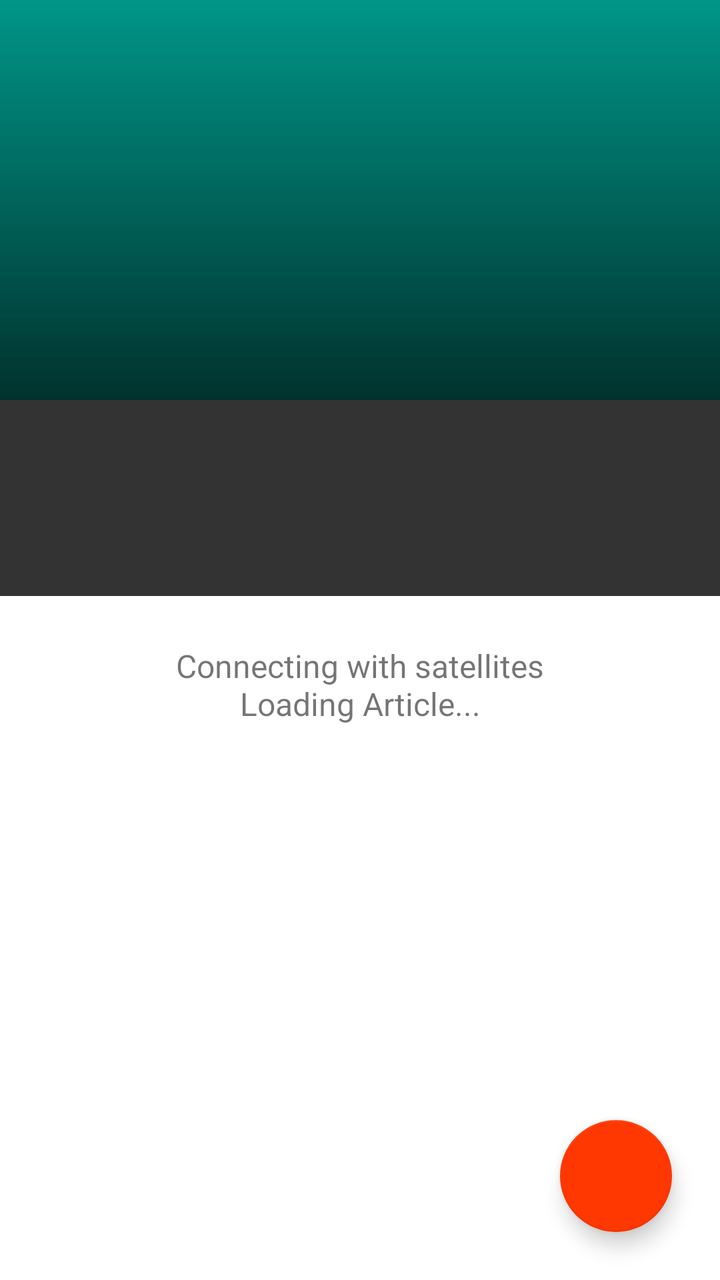
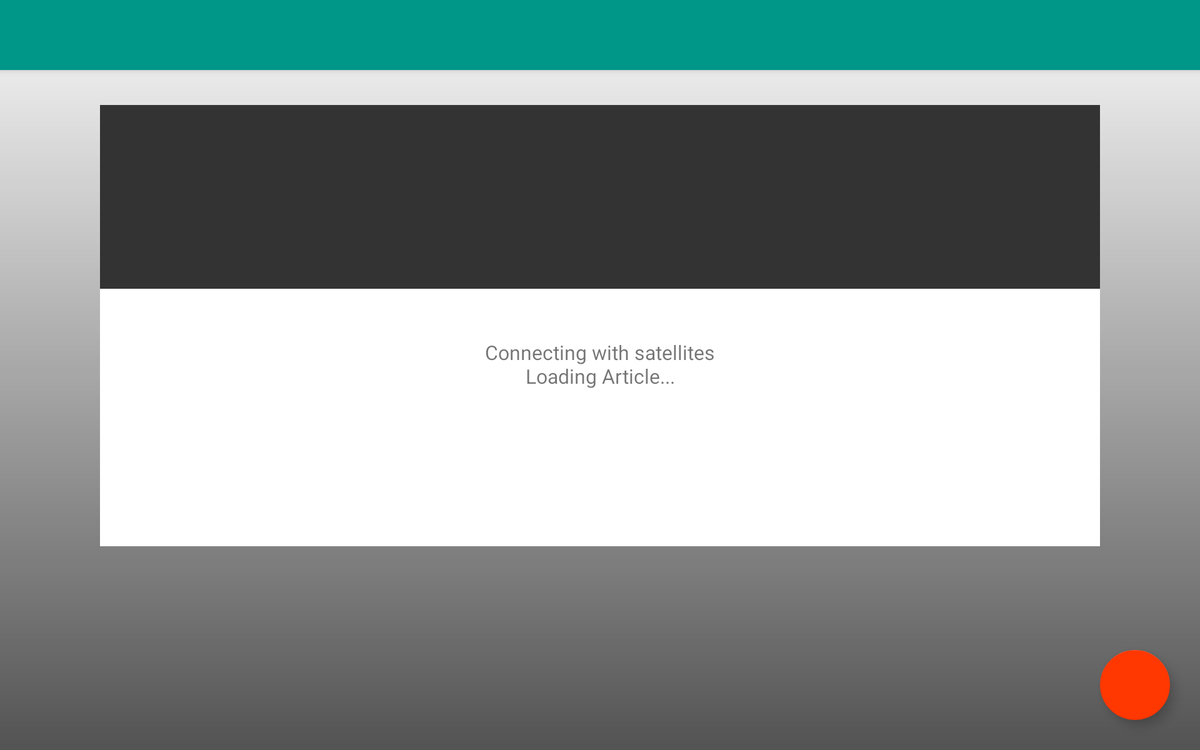

Two renders of one Android screen. The first uses the default layout on a phone; the second uses the alternative layout the repository ships for a different screen configuration, on a matching device. The two XML files are below.
<!-- AndroidManifest.xml: application theme Theme.Bacon -->
<!-- res/layout/activity_detail.xml -->
<?xml version="1.0" encoding="utf-8"?>
<android.support.design.widget.CoordinatorLayout xmlns:android="http://schemas.android.com/apk/res/android"
    xmlns:app="http://schemas.android.com/apk/res-auto"
    xmlns:tools="http://schemas.android.com/tools"
    android:layout_width="match_parent"
    android:layout_height="match_parent"
    tools:context="com.example.xyzreader.ui.ArticleDetailActivity">


    <android.support.design.widget.AppBarLayout
        android:layout_width="match_parent"
        android:layout_height="@dimen/collapsing_toolbar_height"
        android:theme="@style/ThemeOverlay.AppCompat.Dark.ActionBar">

        <android.support.design.widget.CollapsingToolbarLayout
            android:id="@+id/collapsing_toolbar"
            android:layout_width="match_parent"
            android:layout_height="match_parent"
            app:contentScrim="?attr/colorPrimary"
            app:layout_scrollFlags="scroll|exitUntilCollapsed">

            <ImageView
                android:id="@+id/iv_article_image"
                android:layout_width="match_parent"
                android:layout_height="match_parent"
                android:scaleType="centerCrop"
                android:transitionName="@string/shared_element_transistion_key"
                android:src="@drawable/scrim"
                app:layout_collapseMode="parallax" />

            <android.support.v7.widget.Toolbar
                android:id="@+id/toolbar"
                android:layout_width="match_parent"
                android:layout_height="?attr/actionBarSize"
                app:layout_collapseMode="pin" />

        </android.support.design.widget.CollapsingToolbarLayout>

    </android.support.design.widget.AppBarLayout>

    <android.support.v4.widget.NestedScrollView
        android:layout_width="match_parent"
        android:layout_height="match_parent"
        android:background="@android:color/white"
        app:layout_behavior="@string/appbar_scrolling_view_behavior">

        <include layout="@layout/content_detail" />

    </android.support.v4.widget.NestedScrollView>

    <android.support.design.widget.FloatingActionButton
        android:id="@+id/fab"
        android:layout_width="wrap_content"
        android:layout_height="wrap_content"
        android:layout_gravity="bottom|end"
        android:layout_margin="@dimen/fab_margin"
        app:srcCompat="@drawable/ic_share_white_24dp" />

</android.support.design.widget.CoordinatorLayout>
<!-- res/layout/content_detail.xml (included above) -->
<?xml version="1.0" encoding="utf-8"?>
<RelativeLayout xmlns:android="http://schemas.android.com/apk/res/android"
    xmlns:app="http://schemas.android.com/apk/res-auto"
    xmlns:tools="http://schemas.android.com/tools"
    android:layout_width="match_parent"
    android:layout_height="match_parent"
    app:layout_behavior="@string/appbar_scrolling_view_behavior"
    tools:context="com.example.xyzreader.ui.ArticleDetailActivity"
    tools:showIn="@layout/activity_detail">

    <LinearLayout
        android:layout_width="match_parent"
        android:layout_height="wrap_content"
        android:orientation="vertical">

        <LinearLayout
            android:id="@+id/meta_bar"
            android:layout_width="match_parent"
            android:layout_height="wrap_content"
            android:layout_gravity="bottom"
            android:background="@android:color/white"
            android:orientation="vertical">

            <LinearLayout
                android:id="@+id/ll_meta_information"
                android:layout_width="match_parent"
                android:layout_height="wrap_content"
                android:layout_marginBottom="@dimen/detail_metabar_vert_padding"
                android:background="@color/darkGrey"
                android:orientation="vertical"
                android:paddingBottom="@dimen/detail_metabar_vert_padding"
                android:paddingLeft="@dimen/detail_inner_horiz_margin"
                android:paddingRight="@dimen/detail_inner_horiz_margin"
                android:paddingTop="@dimen/detail_metabar_vert_padding">

                <TextView
                    android:id="@+id/article_title"
                    style="?android:attr/textAppearanceLarge"
                    android:layout_width="match_parent"
                    android:layout_height="wrap_content"
                    android:fontFamily="sans-serif-condensed"
                    android:lineSpacingMultiplier="0.9"
                    android:paddingBottom="@dimen/detail_metabar_title_bottom_padding"
                    android:textColor="@android:color/white"
                    android:textSize="@dimen/detail_title_text_size"
                    android:textStyle="bold" />

                <TextView
                    android:id="@+id/article_byline"
                    style="?android:attr/textAppearanceSmall"
                    android:layout_width="wrap_content"
                    android:layout_height="wrap_content"
                    android:textColor="@color/transparentWhite" />
            </LinearLayout>

            <TextView
                android:id="@+id/loading_text"
                android:layout_width="wrap_content"
                android:layout_height="wrap_content"
                android:layout_gravity="center_horizontal"
                android:layout_margin="@dimen/keyline_2"
                android:gravity="center_horizontal"
                android:text="@string/loading_text"
                android:textSize="16sp" />

            <TextView
                android:id="@+id/article_body"
                style="?android:attr/textAppearanceMedium"
                android:layout_width="match_parent"
                android:layout_height="wrap_content"
                android:layout_marginLeft="@dimen/detail_inner_horiz_margin"
                android:layout_marginRight="@dimen/detail_inner_horiz_margin"
                android:lineSpacingMultiplier="@fraction/detail_body_line_spacing_multiplier"
                android:paddingBottom="@dimen/detail_body_bottom_margin"
                android:textColor="@color/textPrimary"
                android:textColorLink="@color/colorAccent"
                android:textSize="16sp" />
        </LinearLayout>
    </LinearLayout>
</RelativeLayout>
<!-- resources referenced by this layout -->
<resources>
  <color name="colorAccent">#ff3700</color>
  <color name="darkGrey">#333333</color>
  <color name="textPrimary">#212121</color>
  <color name="transparentWhite">#88ffffff</color>
  <dimen name="collapsing_toolbar_height">200dp</dimen>
  <dimen name="detail_body_bottom_margin">88dp</dimen>
  <dimen name="detail_inner_horiz_margin">16dp</dimen>
  <dimen name="detail_metabar_title_bottom_padding">4dp</dimen>
  <dimen name="detail_metabar_vert_padding">16dp</dimen>
  <dimen name="detail_title_text_size">32sp</dimen>
  <dimen name="fab_margin">24dp</dimen>
  <dimen name="keyline_2">8dp</dimen>
  <!-- drawable scrim (drawable) -->
  <?xml version="1.0" encoding="utf-8"?>
  <shape xmlns:android="http://schemas.android.com/apk/res/android"
      android:shape="rectangle">
      <gradient
          android:angle="-90"
          android:endColor="#aa000000"
          android:startColor="#00000000"
          android:type="linear" />
  </shape>
  <string name="loading_text">Connecting with satellites\nLoading Article...</string>
  <string name="shared_element_transistion_key" translatable="false">articledetail</string>
  <!-- from res/values-v21/ -->
  <style name="Theme.Bacon" parent="Theme.AppCompat.Light.NoActionBar">
          <item name="colorPrimary">@color/colorPrimary</item>
          <item name="colorPrimaryDark">@color/colorPrimaryDark</item>
          <item name="colorAccent">@color/colorAccent</item>
          <item name="android:windowExitTransition">@transition/explode</item>
      </style>
  <color name="colorPrimary">#009688</color>
  <color name="colorPrimaryDark">#00796B</color>
</resources>
<!-- res/layout-w900dp/activity_detail.xml (the repository's variant of the layout above) -->
<!-- drawn on a 7-inch tablet turned sideways -->
<?xml version="1.0" encoding="utf-8"?>
<android.support.design.widget.CoordinatorLayout xmlns:android="http://schemas.android.com/apk/res/android"
    xmlns:app="http://schemas.android.com/apk/res-auto"
    xmlns:tools="http://schemas.android.com/tools"
    android:layout_width="match_parent"
    android:layout_height="match_parent"
    tools:context="com.example.xyzreader.ui.ArticleDetailActivity">


    <android.support.design.widget.AppBarLayout
        android:layout_width="match_parent"
        android:layout_height="56dp"
        android:theme="@style/ThemeOverlay.AppCompat.Dark.ActionBar">

        <android.support.design.widget.CollapsingToolbarLayout
            android:id="@+id/collapsing_toolbar"
            android:layout_width="match_parent"
            android:layout_height="match_parent"
            app:contentScrim="?attr/colorPrimary"
            app:layout_scrollFlags="scroll|exitUntilCollapsed">

            <android.support.v7.widget.Toolbar
                android:id="@+id/toolbar"
                android:layout_width="match_parent"
                android:layout_height="?attr/actionBarSize"
                app:layout_collapseMode="pin" />

        </android.support.design.widget.CollapsingToolbarLayout>

    </android.support.design.widget.AppBarLayout>

    <ImageView
        android:id="@+id/iv_article_image"
        android:layout_width="match_parent"
        android:layout_height="match_parent"
        android:scaleType="centerCrop"
        android:transitionName="@string/shared_element_transistion_key"
        android:src="@drawable/scrim"
        app:layout_collapseMode="parallax" />

    <android.support.v4.widget.NestedScrollView
        android:layout_width="800dp"
        android:layout_gravity="center_horizontal"
        android:layout_height="match_parent"
        android:elevation="@dimen/detail_elevation"
        app:layout_behavior="@string/appbar_scrolling_view_behavior">

        <include layout="@layout/content_detail" />

    </android.support.v4.widget.NestedScrollView>

    <android.support.design.widget.FloatingActionButton
        android:id="@+id/fab"
        android:layout_width="wrap_content"
        android:layout_height="wrap_content"
        android:layout_gravity="bottom|end"
        android:layout_margin="@dimen/fab_margin"
        app:srcCompat="@drawable/ic_share_white_24dp" />

</android.support.design.widget.CoordinatorLayout>
<!-- res/layout/activity_detail.xml (included above) -->
<?xml version="1.0" encoding="utf-8"?>
<android.support.design.widget.CoordinatorLayout xmlns:android="http://schemas.android.com/apk/res/android"
    xmlns:app="http://schemas.android.com/apk/res-auto"
    xmlns:tools="http://schemas.android.com/tools"
    android:layout_width="match_parent"
    android:layout_height="match_parent"
    tools:context="com.example.xyzreader.ui.ArticleDetailActivity">


    <android.support.design.widget.AppBarLayout
        android:layout_width="match_parent"
        android:layout_height="@dimen/collapsing_toolbar_height"
        android:theme="@style/ThemeOverlay.AppCompat.Dark.ActionBar">

        <android.support.design.widget.CollapsingToolbarLayout
            android:id="@+id/collapsing_toolbar"
            android:layout_width="match_parent"
            android:layout_height="match_parent"
            app:contentScrim="?attr/colorPrimary"
            app:layout_scrollFlags="scroll|exitUntilCollapsed">

            <ImageView
                android:id="@+id/iv_article_image"
                android:layout_width="match_parent"
                android:layout_height="match_parent"
                android:scaleType="centerCrop"
                android:transitionName="@string/shared_element_transistion_key"
                android:src="@drawable/scrim"
                app:layout_collapseMode="parallax" />

            <android.support.v7.widget.Toolbar
                android:id="@+id/toolbar"
                android:layout_width="match_parent"
                android:layout_height="?attr/actionBarSize"
                app:layout_collapseMode="pin" />

        </android.support.design.widget.CollapsingToolbarLayout>

    </android.support.design.widget.AppBarLayout>

    <android.support.v4.widget.NestedScrollView
        android:layout_width="match_parent"
        android:layout_height="match_parent"
        android:background="@android:color/white"
        app:layout_behavior="@string/appbar_scrolling_view_behavior">

        <include layout="@layout/content_detail" />

    </android.support.v4.widget.NestedScrollView>

    <android.support.design.widget.FloatingActionButton
        android:id="@+id/fab"
        android:layout_width="wrap_content"
        android:layout_height="wrap_content"
        android:layout_gravity="bottom|end"
        android:layout_margin="@dimen/fab_margin"
        app:srcCompat="@drawable/ic_share_white_24dp" />

</android.support.design.widget.CoordinatorLayout>
<!-- resources referenced by the variant -->
<!-- as a 7-inch tablet turned sideways resolves them -->
<resources>
  <color name="colorAccent">#ff3700</color>
  <color name="darkGrey">#333333</color>
  <color name="textPrimary">#212121</color>
  <color name="transparentWhite">#88ffffff</color>
  <!-- from res/values-land/ -->
  <dimen name="collapsing_toolbar_height">112dp</dimen>
  <!-- from res/values-w600dp/ -->
  <dimen name="detail_body_bottom_margin">96dp</dimen>
  <dimen name="detail_elevation">4dp</dimen>
  <!-- from res/values-w600dp/ -->
  <dimen name="detail_inner_horiz_margin">64dp</dimen>
  <!-- from res/values-w600dp/ -->
  <dimen name="detail_metabar_title_bottom_padding">8dp</dimen>
  <!-- from res/values-w600dp/ -->
  <dimen name="detail_metabar_vert_padding">32dp</dimen>
  <!-- from res/values-sw600dp/ -->
  <dimen name="detail_title_text_size">42sp</dimen>
  <!-- from res/values-sw600dp/ -->
  <dimen name="fab_margin">24dp</dimen>
  <dimen name="keyline_2">8dp</dimen>
  <!-- drawable scrim (drawable) -->
  <?xml version="1.0" encoding="utf-8"?>
  <shape xmlns:android="http://schemas.android.com/apk/res/android"
      android:shape="rectangle">
      <gradient
          android:angle="-90"
          android:endColor="#aa000000"
          android:startColor="#00000000"
          android:type="linear" />
  </shape>
  <string name="loading_text">Connecting with satellites\nLoading Article...</string>
  <string name="shared_element_transistion_key" translatable="false">articledetail</string>
  <!-- from res/values-v21/ -->
  <style name="Theme.Bacon" parent="Theme.AppCompat.Light.NoActionBar">
          <item name="colorPrimary">@color/colorPrimary</item>
          <item name="colorPrimaryDark">@color/colorPrimaryDark</item>
          <item name="colorAccent">@color/colorAccent</item>
          <item name="android:windowExitTransition">@transition/explode</item>
      </style>
  <color name="colorPrimary">#009688</color>
  <color name="colorPrimaryDark">#00796B</color>
</resources>
